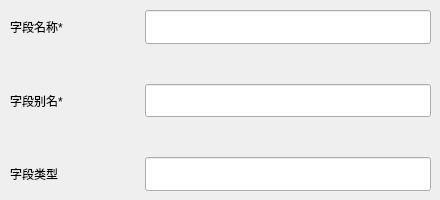
      <widget class="QWidget" name="page_12">
       <widget class="QWidget" name="layoutWidget_7">
        <property name="geometry">
         <rect>
          <x>10</x>
          <y>10</y>
          <width>421</width>
          <height>181</height>
         </rect>
        </property>
        <layout class="QVBoxLayout" name="verticalLayout_11" stretch="1,1,1">
         <property name="spacing">
          <number>40</number>
         </property>
         <item>
          <layout class="QHBoxLayout" name="horizontalLayout_38" stretch="1,3">
           <item>
            <widget class="QLabel" name="label_32">
             <property name="text">
              <string>字段名称*</string>
             </property>
            </widget>
           </item>
           <item>
            <widget class="QLineEdit" name="lineEdit_name_12">
             <property name="sizePolicy">
              <sizepolicy hsizetype="Expanding" vsizetype="Expanding">
               <horstretch>0</horstretch>
               <verstretch>0</verstretch>
              </sizepolicy>
             </property>
            </widget>
           </item>
          </layout>
         </item>
         <item>
          <layout class="QHBoxLayout" name="horizontalLayout_40" stretch="1,3">
           <item>
            <widget class="QLabel" name="label_34">
             <property name="text">
              <string>字段别名*</string>
             </property>
            </widget>
           </item>
           <item>
            <widget class="QLineEdit" name="lineEdit_alias_12">
             <property name="sizePolicy">
              <sizepolicy hsizetype="Expanding" vsizetype="Expanding">
               <horstretch>0</horstretch>
               <verstretch>0</verstretch>
              </sizepolicy>
             </property>
            </widget>
           </item>
          </layout>
         </item>
         <item>
          <layout class="QHBoxLayout" name="horizontalLayout_41" stretch="1,3">
           <item>
            <widget class="QLabel" name="label_35">
             <property name="text">
              <string>字段类型</string>
             </property>
            </widget>
           </item>
           <item>
            <widget class="QLineEdit" name="lineEdit_type_12">
             <property name="sizePolicy">
              <sizepolicy hsizetype="Expanding" vsizetype="Expanding">
               <horstretch>0</horstretch>
               <verstretch>0</verstretch>
              </sizepolicy>
             </property>
            </widget>
           </item>
          </layout>
         </item>
        </layout>
       </widget>
      </widget>
